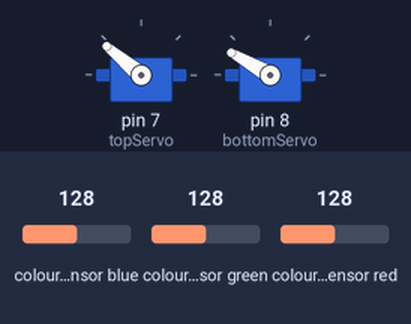
Bench run of a sketch on a simulated Arduino Uno, built with avr-gcc and run on an emulated ATmega328P. Shown: 2 × servo. Wiring (inferred from the names in the program): TCS3200 colour sensor: output pin 6; S2 pin 4; S3 pin 5; S0 pin 2; S1 pin 3. The inputs (shaded band) are chosen by the test bench; at power-on: colour sensor blue 128, colour sensor green 128, colour sensor red 128. What the sketch prints to the serial monitor is not drawn.

Above: at 0.05 s.
At 0.6 s:
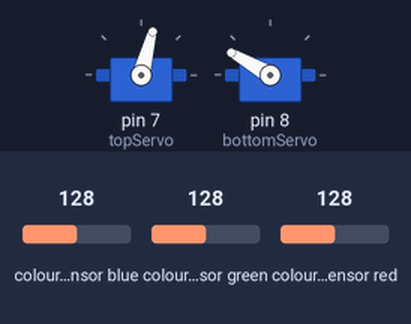
At 4.5 s:
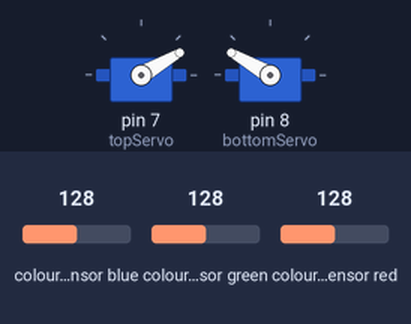
At 4.85 s:
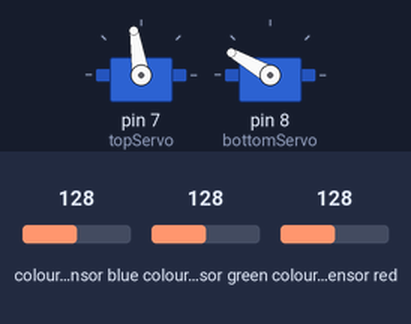
Timing chart, 0 to 6.3 s (numbered marks = the images above):
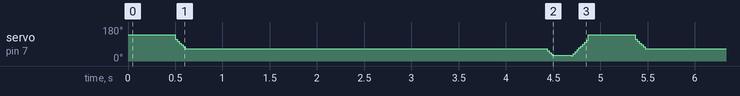

The sketch:

trial.ino
```cpp
#include <Servo.h>

#define S0 2
#define S1 3
#define S2 4
#define S3 5
#define sensorOut 6

Servo topServo;
Servo bottomServo;

short frequency = 0;
short color=0;

void setup() {
  pinMode(S0, OUTPUT);
  pinMode(S1, OUTPUT);
  pinMode(S2, OUTPUT);
  pinMode(S3, OUTPUT);
  pinMode(sensorOut, INPUT);

  // Setting frequency-scaling to 20%
  digitalWrite(S0, HIGH);
  digitalWrite(S1, LOW);

  topServo.attach(7);
  bottomServo.attach(8);

  Serial.begin(9600);
}

void loop() {

  bottomServo.write(150);
  topServo.write(140);
  delay(500);

  for(int i = 115; i > 65; i--) {
    topServo.write(i);
    delay(2);
  }
  delay(500);

  color = readColor();
  delay(10);

  switch (color) {
    case 1:
    bottomServo.write(180);
    break;

    case 2:
    bottomServo.write(170);
    break;

    case 3:
    bottomServo.write(160);
    break;

    case 0:
    bottomServo.write(150);
  }
  delay(300);

  for(int i = 65; i > 29; i--) {
    topServo.write(i);
    delay(2);
  }
  delay(200);

  for(int i = 29; i < 115; i++) {
    topServo.write(i);
    delay(2);
  }
  color=0;
}

// Custom Function - readColor()
int readColor() {
  // Setting red filtered photodiodes to be read
  digitalWrite(S2, LOW);
  digitalWrite(S3, LOW);
  // Reading the output frequency
  frequency = pulseIn(sensorOut, LOW);
  int R = frequency;
  // Printing the value on the serial monitor
  Serial.print("R= ");//printing name
  Serial.print(frequency);//printing RED color frequency
  Serial.print("  ");
  delay(1000);

  // Setting Green filtered photodiodes to be read
  digitalWrite(S2, HIGH);
  digitalWrite(S3, HIGH);
  // Reading the output frequency
  frequency = pulseIn(sensorOut, LOW);
  int G = frequency;
  // Printing the value on the serial monitor
  Serial.print("G= ");//printing name
  Serial.print(frequency);//printing RED color frequency
  Serial.print("  ");
  delay(1000);

  // Setting Blue filtered photodiodes to be read
  digitalWrite(S2, LOW);
  digitalWrite(S3, HIGH);
  // Reading the output frequency
  frequency = pulseIn(sensorOut, LOW);
  int B = frequency;
  // Printing the value on the serial monitor
  Serial.print("B= ");//printing name
  Serial.print(frequency);//printing RED color frequency
  Serial.println("  ");
  delay(1000);

//  if(R<45 & R>32 & G<65 & G>55){
//    color = 1; // Red
//  }

  if(G<200 & G>130 & B<170 & B>110){
    color = 1; // Orange
  }

  if(R<150 & R>120 & G<160 & G>140){
    color = 2; // Green
  }
//  if(R<38 & R>24 & G<44 & G>30){
//    color = 4; // Yellow
//  }
//  if(R<56 & R>46 & G<65 & G>55){
//    color = 5; // Brown
//  }

  if (G<200 & G>170 & B<180 & B>130){
    color = 3; // Blue
  }

  return color;
}
```
